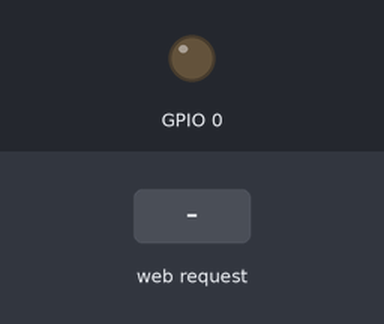
A sketch run on a simulated ESP8266 (NodeMCU). Shown: output pins drawn as LEDs (lit = HIGH). The test bench sets the inputs (shaded band). WiFi joins after 1.5 s; servers stay silent unless stated; what the sketch prints to the serial monitor is not drawn.

Above: at 2.7 s.
2.8 s: HTTP request GET /?acao=gpio0On received
At 3.4 s:
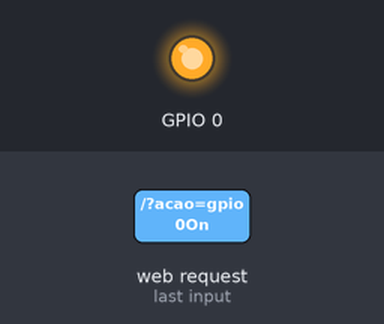
4.3 s: HTTP request GET /?acao=gpio0Off received
At 5.7 s:
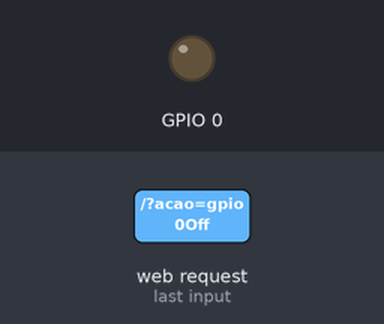
Timing chart, 0 to 7.3 s (numbered marks = the images above; inputs shaded):
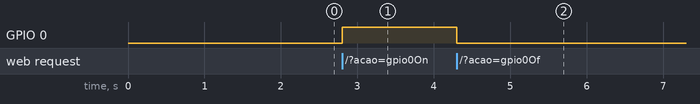

The sketch:

acionamento.ino
```cpp
//Inclui as funções de Wifi do ESP
#include <ESP8266WiFi.h>

//Cria um server na porta 80 (porta padrão para onde os navegadores enviam as requisições http)
WiFiServer server(80);

String SISTEM_STATE = "off";

void setup()
{
  //Inicializa a Serial apenas para efeito de log
  Serial.begin(115200);

  //Configura o GPIO0 e GPIO2 como output, ou seja, como saída para podermos alterar o seu valor
  pinMode(0, OUTPUT);
  //pinMode(2, OUTPUT);
  //Deixa o GPIO0 e o GPIO2 com saída LOW
  digitalWrite(0, LOW);
  //digitalWrite(2, LOW);

  Serial.print("Conectando");
  //Faz o ESP se conectar à rede WiFi. No nosso exemplo o ssid da rede é TesteESP e a senha é 87654321
  WiFi.begin("LABMET", "****");

  //Enquanto o ESP não se conectar à rede
  while (WiFi.status() != WL_CONNECTED)
  {
    //Esperamos 100 milisegundos
    delay(100);
    Serial.print(".");
  }

  //Se chegou aqui é porque conectou à rede, então mostramos no monitor serial para termos um feedback
  Serial.println("");
  Serial.println("Conectou");

  //Configurações do IP fixo. Você pode alterar conforme a sua rede
  IPAddress ip(192, 168, 255, 30);
  IPAddress gateway(192, 168, 255, 3);
  IPAddress subnet(255, 255, 255, 0);
  Serial.print("Configurando IP fixo para : ");
  Serial.println(ip);

  //Envia a configuração
  WiFi.config(ip, gateway, subnet);

  //Inicializa o server que criamos na porta 80
  server.begin();

  //Mostramos no monitor serial o IP que o ESP possui para verificarmos se é o mesmo que configuramos
  Serial.print("Server em: ");
  Serial.println(WiFi.localIP());
}

void loop()
{
  //Verifica se algum cliente está tentando se conectar
  WiFiClient client = server.available();
  if (!client)
  {
    //Se não houver nenhum cliente podemos retornar pois não há nada a fazer
    return;
  }

  Serial.println("Novo cliente conectou");

  //Fazemos a leitura da requisição
  String req = client.readStringUntil('\r');
  Serial.print("Requisição: ");
  Serial.println(req);

  //Este é o html que iremos retornar para o cliente
  //É composto basicamente de dois botões (ON e OFF) para o GPIO0 e dois botões (ON e OFF) para o GPIO2
  //A parte que nos interessa é o <a href=' com a ação vinculada a cada botão
  //Quando clicamos em um destes botões essa informação chegará até o ESP para que ele verifique qual ação deve executar
  //A parte dentro de '<style>' é apenas para modificarmos o visual da página que será exibida, você pode alterá-la como queira
  String html =
  "<!DOCTYPE html><html>"
    "<head>"
      "<meta name='viewport' content='width=device-width, initial-scale=1, user-scalable=no'/>"
      "<title>""Acionamento Remoto Uirapuru""</title>"
      "<style>"
        "body{"
          "text-align: center;"
          "font-family: sans-serif;"
          "font-size:14px;"
          "padding: 25px;"
        "}"

        "p{"
          "color:#444;"
        "}"

        "button{"
          "outline: none;"
          "border: 2px solid #1fa3ec;"
          "border-radius:18px;"
          "background-color:#FFF;"
          "color: #1fa3ec;"
          "padding: 10px 50px;"
        "}"

        "button:active{"
          "color: #fff;"
          "background-color:#1fa3ec;"
        "}"
      "</style>"
    "</head>"

    "<body><img src='https://bingotelescope.org/wp-content/uploads/2021/04/logo-bingo-e1625425603871-100x88.png'></body>"
    "<body><center><h1>Acionamento Remoto Uirapuru</h1></center>"
    "<center><h2>Precione ON para ligar o sistema e OFF para desligar</h2></center>"
    "<body>"
    "<p> Status do Sistema:" + SISTEM_STATE + "</p>"
    "<p><a href='?acao=gpio0On'><button>ON</button></a></p>"
    "<p><a href='?acao=gpio0Off'><button>OFF</button></a></p>"
//    "<p>GPIO2</p>"
//    "<p><a href='?acao=gpio2On'><button>ON</button></a></p>"
//    "<p><a href='?acao=gpio2Off'><button>OFF</button></a></p>"
    "</body>"
  "</html>";

  //Escreve o html no buffer que será enviado para o cliente
  client.print(html);
  //Envia os dados do buffer para o cliente
  client.flush();

  //Verifica se a requisição possui a ação gpio0On
  if (req.indexOf("acao=gpio0On") != -1)
  {
      //Se possui a ação gpio0On colocamos a saída do GPIO0 como alta
      digitalWrite(0, HIGH);
      SISTEM_STATE = "ON";
  }
  //Senão, verifica se a requisição possui a ação gpio0Off
  else if (req.indexOf("acao=gpio0Off") != -1)
  {
    //Se possui a ação gpio0Off colocamos a saída do GPIO0 como baixa
    digitalWrite(0, LOW);
    SISTEM_STATE = "OFF";
  }
  //Senão, verifica se a requisição possui a ação gpio2On
//  else if (req.indexOf("acao=gpio2On") != -1)
//  {
//    //Se possui a ação gpio2On colocamos a saída do GPIO2 como alta
//    digitalWrite(2, HIGH);
//  }
//  //Senão, verifica se a requisição possui a ação gpio2Off
//  else if (req.indexOf("acao=gpio2Off") != -1)
//  {
//    //Se possui a ação gpio0Off colocamos a saída do GPIO2 como baixa
//    digitalWrite(2, LOW);
//  }

  //Fecha a conexão com o cliente
  client.stop();
  Serial.println("Cliente desconectado");
}
```

Measured:
- after the input at 2.8 s, GPIO 0: LOW → HIGH at once
- after the input at 4.3 s, GPIO 0: HIGH → LOW at once
